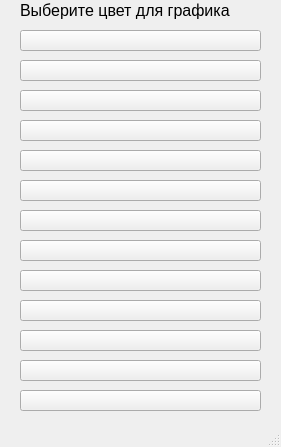
<?xml version="1.0" encoding="UTF-8"?>
<ui version="4.0">
 <class>MainColor</class>
 <widget class="QMainWindow" name="MainColor">
  <property name="geometry">
   <rect>
    <x>0</x>
    <y>0</y>
    <width>281</width>
    <height>447</height>
   </rect>
  </property>
  <property name="windowTitle">
   <string>Выбор цвета</string>
  </property>
  <widget class="QWidget" name="centralwidget">
   <widget class="QPushButton" name="pushButton">
    <property name="geometry">
     <rect>
      <x>20</x>
      <y>30</y>
      <width>241</width>
      <height>21</height>
     </rect>
    </property>
    <property name="text">
     <string/>
    </property>
    <property name="icon">
     <iconset>
      <normaloff>../../1.PNG</normaloff>../../1.PNG</iconset>
    </property>
    <property name="iconSize">
     <size>
      <width>250</width>
      <height>100</height>
     </size>
    </property>
   </widget>
   <widget class="QPushButton" name="pushButton_2">
    <property name="geometry">
     <rect>
      <x>20</x>
      <y>60</y>
      <width>241</width>
      <height>21</height>
     </rect>
    </property>
    <property name="text">
     <string/>
    </property>
    <property name="icon">
     <iconset>
      <normaloff>../../2.PNG</normaloff>../../2.PNG</iconset>
    </property>
    <property name="iconSize">
     <size>
      <width>250</width>
      <height>100</height>
     </size>
    </property>
   </widget>
   <widget class="QPushButton" name="pushButton_3">
    <property name="geometry">
     <rect>
      <x>20</x>
      <y>90</y>
      <width>241</width>
      <height>21</height>
     </rect>
    </property>
    <property name="text">
     <string> </string>
    </property>
    <property name="icon">
     <iconset>
      <normaloff>../../3.PNG</normaloff>../../3.PNG</iconset>
    </property>
    <property name="iconSize">
     <size>
      <width>250</width>
      <height>100</height>
     </size>
    </property>
   </widget>
   <widget class="QPushButton" name="pushButton_4">
    <property name="geometry">
     <rect>
      <x>20</x>
      <y>120</y>
      <width>241</width>
      <height>21</height>
     </rect>
    </property>
    <property name="text">
     <string> </string>
    </property>
    <property name="icon">
     <iconset>
      <normaloff>../../4.PNG</normaloff>../../4.PNG</iconset>
    </property>
    <property name="iconSize">
     <size>
      <width>250</width>
      <height>100</height>
     </size>
    </property>
   </widget>
   <widget class="QPushButton" name="pushButton_5">
    <property name="geometry">
     <rect>
      <x>20</x>
      <y>150</y>
      <width>241</width>
      <height>21</height>
     </rect>
    </property>
    <property name="text">
     <string> </string>
    </property>
    <property name="icon">
     <iconset>
      <normaloff>../../5.PNG</normaloff>../../5.PNG</iconset>
    </property>
    <property name="iconSize">
     <size>
      <width>250</width>
      <height>100</height>
     </size>
    </property>
   </widget>
   <widget class="QPushButton" name="pushButton_6">
    <property name="geometry">
     <rect>
      <x>20</x>
      <y>180</y>
      <width>241</width>
      <height>21</height>
     </rect>
    </property>
    <property name="text">
     <string> </string>
    </property>
    <property name="icon">
     <iconset>
      <normaloff>../../6.PNG</normaloff>../../6.PNG</iconset>
    </property>
    <property name="iconSize">
     <size>
      <width>250</width>
      <height>100</height>
     </size>
    </property>
   </widget>
   <widget class="QPushButton" name="pushButton_7">
    <property name="geometry">
     <rect>
      <x>20</x>
      <y>210</y>
      <width>241</width>
      <height>21</height>
     </rect>
    </property>
    <property name="text">
     <string> </string>
    </property>
    <property name="icon">
     <iconset>
      <normaloff>../../7.PNG</normaloff>../../7.PNG</iconset>
    </property>
    <property name="iconSize">
     <size>
      <width>250</width>
      <height>100</height>
     </size>
    </property>
   </widget>
   <widget class="QPushButton" name="pushButton_8">
    <property name="geometry">
     <rect>
      <x>20</x>
      <y>240</y>
      <width>241</width>
      <height>21</height>
     </rect>
    </property>
    <property name="text">
     <string> </string>
    </property>
    <property name="icon">
     <iconset>
      <normaloff>../../10.PNG</normaloff>../../10.PNG</iconset>
    </property>
    <property name="iconSize">
     <size>
      <width>250</width>
      <height>100</height>
     </size>
    </property>
   </widget>
   <widget class="QPushButton" name="pushButton_9">
    <property name="geometry">
     <rect>
      <x>20</x>
      <y>270</y>
      <width>241</width>
      <height>21</height>
     </rect>
    </property>
    <property name="text">
     <string> </string>
    </property>
    <property name="icon">
     <iconset>
      <normaloff>../../11.PNG</normaloff>../../11.PNG</iconset>
    </property>
    <property name="iconSize">
     <size>
      <width>250</width>
      <height>100</height>
     </size>
    </property>
   </widget>
   <widget class="QPushButton" name="pushButton_10">
    <property name="geometry">
     <rect>
      <x>20</x>
      <y>300</y>
      <width>241</width>
      <height>21</height>
     </rect>
    </property>
    <property name="text">
     <string> </string>
    </property>
    <property name="icon">
     <iconset>
      <normaloff>../../12.PNG</normaloff>../../12.PNG</iconset>
    </property>
    <property name="iconSize">
     <size>
      <width>250</width>
      <height>16100</height>
     </size>
    </property>
   </widget>
   <widget class="QLabel" name="label">
    <property name="geometry">
     <rect>
      <x>20</x>
      <y>0</y>
      <width>221</width>
      <height>21</height>
     </rect>
    </property>
    <property name="font">
     <font>
      <pointsize>12</pointsize>
     </font>
    </property>
    <property name="text">
     <string>Выберите цвет для графика</string>
    </property>
   </widget>
   <widget class="QPushButton" name="pushButton_11">
    <property name="geometry">
     <rect>
      <x>20</x>
      <y>330</y>
      <width>241</width>
      <height>21</height>
     </rect>
    </property>
    <property name="text">
     <string/>
    </property>
    <property name="icon">
     <iconset>
      <normaloff>../../13.PNG</normaloff>../../13.PNG</iconset>
    </property>
    <property name="iconSize">
     <size>
      <width>250</width>
      <height>16100</height>
     </size>
    </property>
   </widget>
   <widget class="QPushButton" name="pushButton_12">
    <property name="geometry">
     <rect>
      <x>20</x>
      <y>360</y>
      <width>241</width>
      <height>21</height>
     </rect>
    </property>
    <property name="text">
     <string/>
    </property>
    <property name="icon">
     <iconset>
      <normaloff>../../15.PNG</normaloff>../../15.PNG</iconset>
    </property>
    <property name="iconSize">
     <size>
      <width>250</width>
      <height>16100</height>
     </size>
    </property>
   </widget>
   <widget class="QPushButton" name="pushButton_13">
    <property name="geometry">
     <rect>
      <x>20</x>
      <y>390</y>
      <width>241</width>
      <height>21</height>
     </rect>
    </property>
    <property name="text">
     <string/>
    </property>
    <property name="icon">
     <iconset>
      <normaloff>../../16.PNG</normaloff>../../16.PNG</iconset>
    </property>
    <property name="iconSize">
     <size>
      <width>250</width>
      <height>16100</height>
     </size>
    </property>
   </widget>
  </widget>
  <widget class="QMenuBar" name="menubar">
   <property name="geometry">
    <rect>
     <x>0</x>
     <y>0</y>
     <width>281</width>
     <height>21</height>
    </rect>
   </property>
  </widget>
  <widget class="QStatusBar" name="statusbar"/>
 </widget>
 <resources/>
 <connections/>
</ui>
